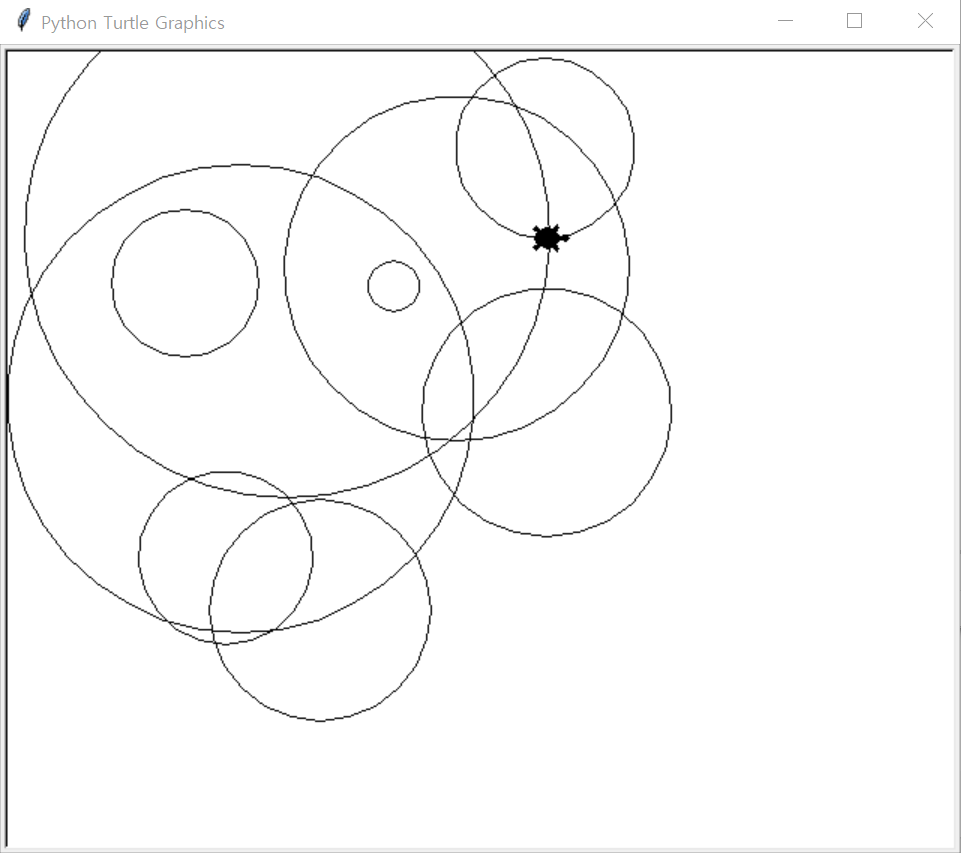

Recreate this plot in Python.
import turtle
import random

t = turtle.Turtle()
t.shape("turtle")

for i in range (1, 10):
   t.up()
   x = random.randint(-200, 200)
   y = random.randint(-200, 200)
   r = random.randint(10, 200)
   t.goto(x, y)
   t.down()
   t.circle(r)
